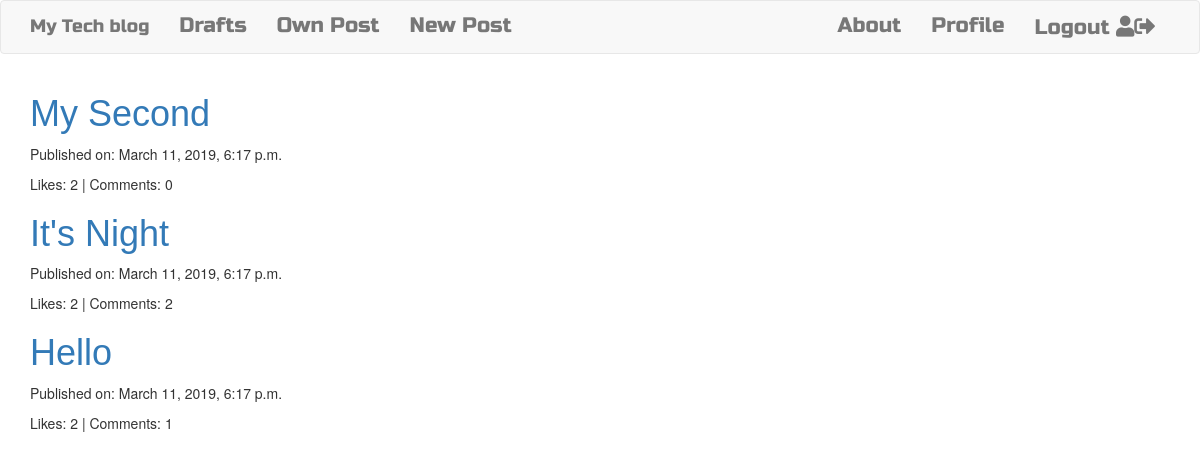
The app's page /ownpost (signed in) with its own data.
### app_blog/models.py (models this page shows, shortened)
class Post(models.Model):
    author = models.ForeignKey('auth.User',on_delete=models.CASCADE)
    title = models.CharField(max_length = 200)
    text = models.TextField()
    created_date = models.DateTimeField(default=timezone.now)
    published_date = models.DateTimeField(blank=True, null=True)
    likes = models.ManyToManyField('auth.User',related_name='likes')
    def approve_comments(self):
        return self.comments.filter(approved_comment = True)
    @property
    def total_likes(self):
        return self.likes.count()

### app_blog/views.py (the view)
# urls.py: url(r'^ownpost$',views.OwnPostList.as_view(),name='own_post_list'),
class OwnPostList(ListView):
    model = Post
    template_name = 'app_blog/own_post_list.html'
    def get_queryset(self):
        return Post.objects.filter(published_date__isnull=False,author=self.request.user).order_by('-published_date')

### app_blog/templates/app_blog/own_post_list.html
{% extends 'app_blog/base.html' %}
{% block content %}
<div class="centerstage">
    {% for post in post_list %}
    {% if user.is_authenticated  %}
    <div class="post">
        <h1><a href="{% url 'post_detail' pk=post.pk %}">{{ post.title }}</a></h1>
        <div class="date">
            <p>Published on: {{ post.published_date }}</p>
        </div>
        <div class="like-comment">
            <p>Likes: {{ post.total_likes }} | Comments: {{ post.approve_comments.count }}</p>
        </div>
    </div>
    {% endif %}
    {% empty %}
    <h3 class="jumbotron">You don't publish any post yet</h3>
    {% endfor %}
</div>
{% endblock %}

### app_blog/static/css/blog.css (style rules this page uses)
.centerstage { margin-left: auto; margin-right: auto; }
.post h1 { font-family: 'Noto Sans TC', sans-serif; }

### records on screen
Post: title "My Second", published_date "March 11, 2019, 6:17 p.m.", total_likes "2", approve_comments.count "0"
Post: title "It's Night", published_date "March 11, 2019, 6:17 p.m.", total_likes "2", approve_comments.count "2"
Post: title "Hello", published_date "March 11, 2019, 6:17 p.m.", total_likes "2", approve_comments.count "1"
